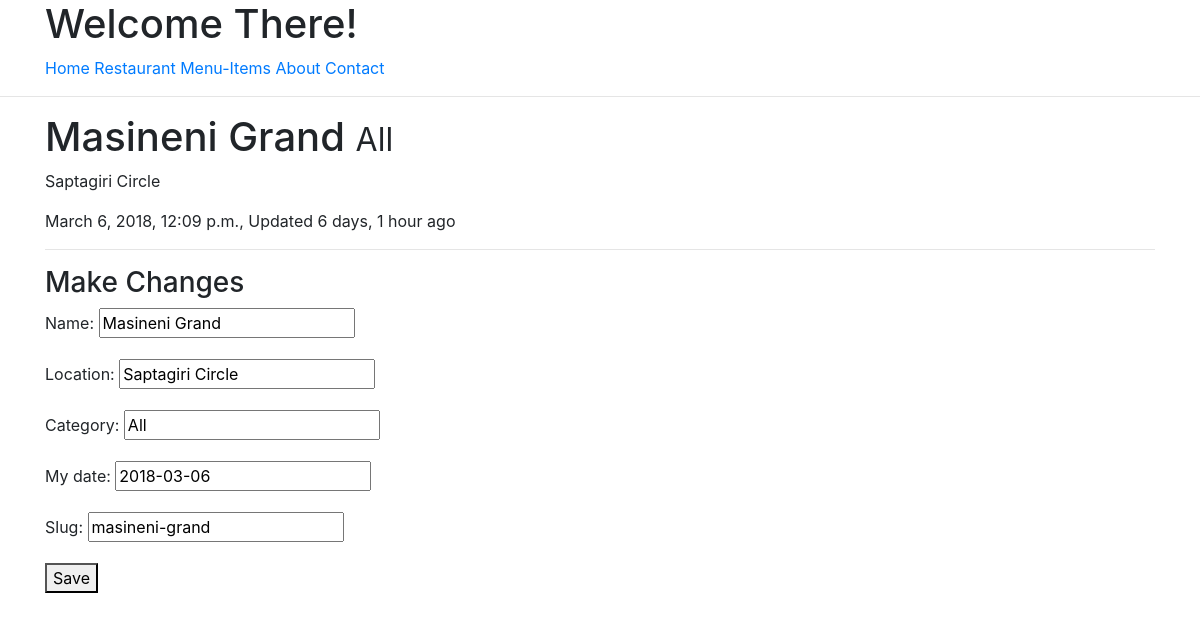
The app's page /restaurant/masineni-grand/ (signed in) with its own data.
### restaurants/models.py (models this page shows, shortened)
class Restaurant(models.Model):
	owner     = models.ForeignKey(User)
	name	  = models.CharField(max_length=120)
	location  = models.CharField(max_length=120,null=True,blank=True)
	category  = models.CharField(max_length=120,null=True,blank=True,validators=[validate_category])
	timestamp = models.DateTimeField(auto_now_add=True)
	updated   = models.DateTimeField(auto_now=True)
	my_date   = models.DateField(auto_now=False,auto_now_add=False)
	slug      = models.SlugField(null=True,blank=True)
	@property
	def title(self):
		return self.name

### restaurants/views.py (the view)
# urls.py: url(r'^(?P<slug>[\w-]+)/$', RestaurantUpdateView.as_view(), name='detail'),
class RestaurantUpdateView(LoginRequiredMixin,UpdateView):
	form_class = RestaurantCreateForm
	login_url = '/login'
	template_name = 'restaurants/detail-update.html'
	def get_context_data(self,*args,**kwargs):
		context = super(RestaurantUpdateView,self).get_context_data(*args,**kwargs)
		name = self.get_object().name
		context['title'] = f'Update Restaurant: {name}'
		return context
	def get_queryset(self):
		return Restaurant.objects.filter(owner=self.request.user)

### restaurants/forms.py (shortened to what this page needs)
class RestaurantCreateForm(ModelForm):
	class Meta:
		model = Restaurant
		fields = [
			'name',
			'location',
			'category',
			'my_date',
			'slug'
		]

### restaurants/templates/restaurants/detail-update.html (shortened to what this page needs)
{% extends "base.html" %}
{% block content %}
<h1>{{ form.instance.title }} <small>{{ form.instance.category }}</small></h1>
<p>{{ form.instance.location }}</p>
<p>{{ form.instance.timestamp }}, Updated {{ form.instance.updated|timesince }} ago</p>
<hr>
<h3>Make Changes</h3>
{% include 'snippets/form.html' with form=form %}
{% endblock %}

### templates/snippets/form.html (shortened to what this page needs)
<form method='POST'> {% csrf_token %}
	{{ form.as_p }}
	<button type="submit">Save</button>
</form>

### records on screen
Restaurant: instance "Masineni Grand", instance.category "All", instance.location "Saptagiri Circle", instance.timestamp "March 6, 2018, 12:09 p.m.", instance.updated "6 days, 1 hour", name "Masineni Grand", location "Saptagiri Circle", category "All", my_date "2018-03-06", slug "masineni-grand"
